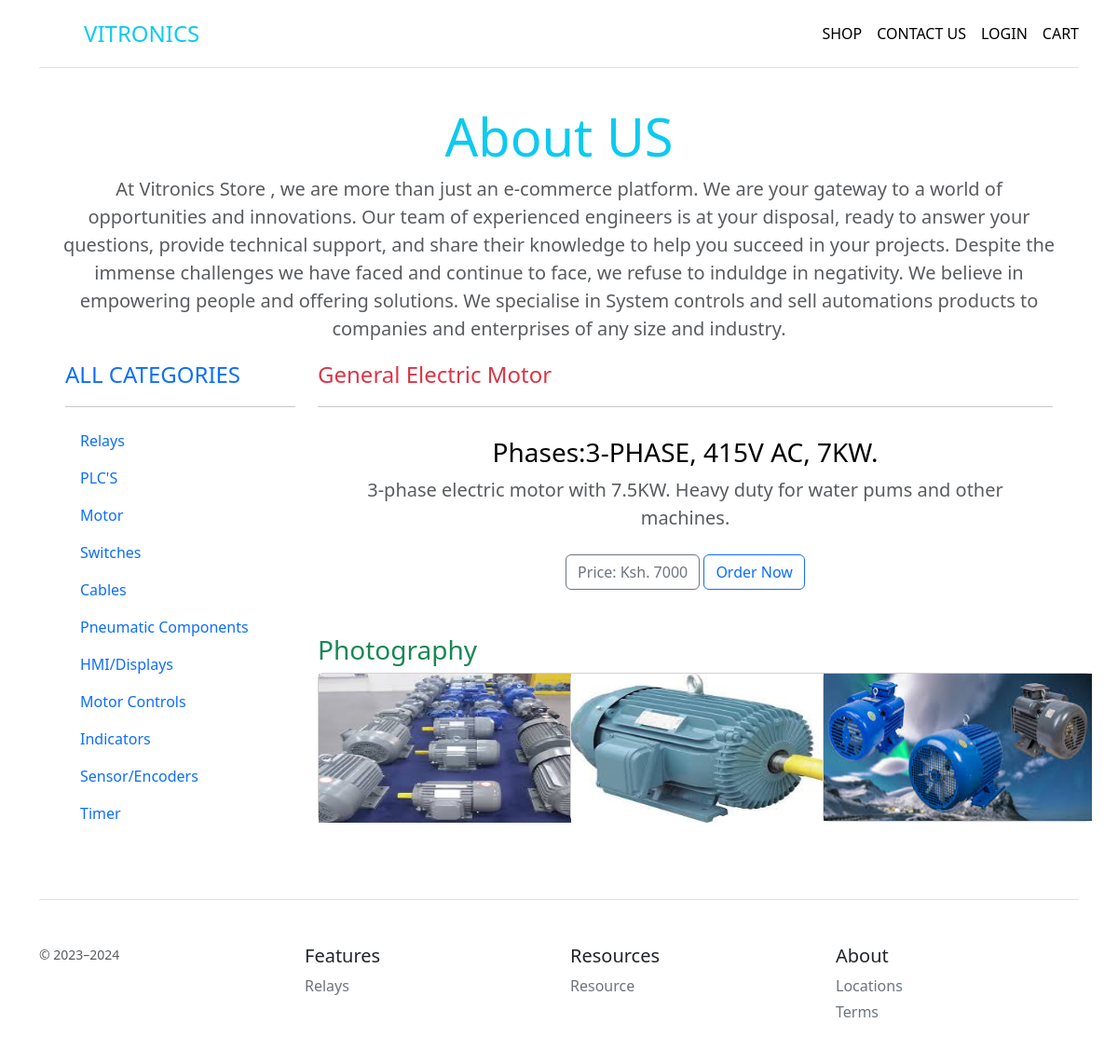
Page /store/product/4 on the earlier database version.
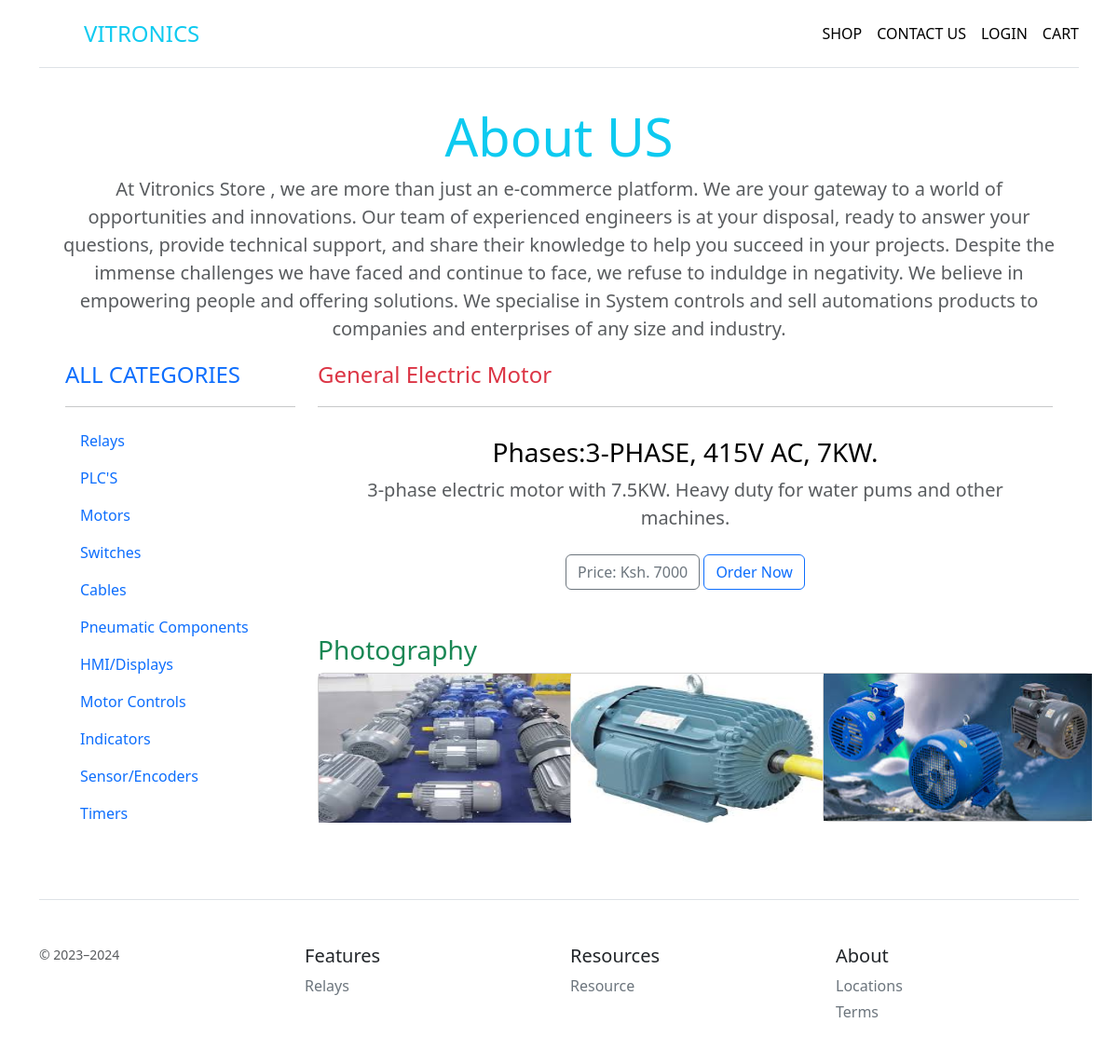
Same page on the later database version.
### store/models.py (models this page shows, shortened)
class Category(models.Model):
    name = models.CharField(max_length=100)
    type = models.CharField(max_length=100)
    created_on = models.DateTimeField(auto_now=True)

class Product(models.Model):
    name = models.CharField(max_length=100)
    manufacturer = models.CharField(max_length=100, null=True)
    category = models.ManyToManyField(Category)
    voltage_level = models.CharField(choices=VOLTAGE_LEVELS, max_length=20)
    voltage_type = models.CharField(choices=VOLTAGE_TYPE, max_length=10)
    phases = models.CharField(choices=PHASES, max_length=20)
    power = models.IntegerField()
    price = models.IntegerField()
    featured_product = models.BooleanField(default=False)
    available = models.BooleanField(default=True)
    description = models.TextField(max_length=500, null=True)
    photo = models.ImageField(upload_to="images/store/products_main", null=True)
    created_on = models.DateTimeField(auto_now=True)

class ProductImages(models.Model):
    product = models.ForeignKey(Product, default=None, on_delete=models.CASCADE)
    images = models.ImageField(upload_to="images/store/product")

### store/views.py (the view)
# urls.py: path("product/<int:id>", views.product_detail, name='product-detail'),
def product_detail(request, id: int):
    categories = Category.objects.all()
    product = []
    try:
        product = get_object_or_404(Product, id=id)
        photos = ProductImages.objects.filter(product=product)
        context = {
            'product': product,
            'photos': photos,
            'categories': categories,
        }
        return render(request, 'product-detail.html', context)
    except:
        context = {
            'product': product,
            'categories': categories,
        }
        return render(request, 'product-detail.html', context)

### store/templates/product-detail.html
{% extends "home.html"%} {% block home %} {% if not product %}
<div class="col-9">
  <a
    href=""
    class="d-flex align-items-center mb-3 mb-md-0 me-md-auto text-decoration-none"
  >
    <span class="fs-4 text-danger all-p">Product not Available</span>
  </a>
  <hr />
  <div class="pricing-header p-3 pb-md-4 mx-auto text-center">
    <h3 class="fw-normal text-danger">Kindly select an item form our list.</h3>
  </div>
</div>
{% else %}
<div class="col-9">
  <a
    href=""
    class="d-flex align-items-center mb-3 mb-md-0 me-md-auto text-decoration-none"
  >
    <span class="fs-4 text-danger all-p"
      >{{product.manufacturer}} {{product.name}}</span
    >
  </a>
  <hr />
  <div class="pricing-header p-3 pb-md-4 mx-auto text-center">
    <h3 class="fw-normal text-body-emphasis">
      Phases:{{product.phases}}, {{product.voltage_level}}V
      {{product.voltage_type}}, {{product.power}}KW.
    </h3>
    <p class="fs-5 text-body-secondary">{{product.description}}</p>
    <p>
      <a
        href="#"
        class="btn btn-outline-secondary my-2"
        disabled
        >Price: Ksh. {{product.price}}</a
      >
      <a
        href="#"
        class="btn btn-outline-primary my-2"
        >Order Now</a
      >
    </p>
  </div>
  <div class="text-start">
    <h3 class="fw-normal text-success">Photography</h3>
  </div>
  <div class="row row-cols-1 row-cols-lg-3 align-items-start g-4">
    <div class="col">
      <div
        class="card"
        style="width: 18rem; height: 10rem"
      >
        <img
          src="{{product.photo.url}}"
          class="product-image"
          style="width: 18rem; height: 10rem"
          alt="..."
        />
      </div>
    </div>
    {% if photos %} {% for image in photos %}
    <div class="col">
      <div
        class="card"
        style="width: 18rem; height: 10rem"
      >
        <img
          src="{{image.images.url}}"
          class="product-image"
          style="width: 18rem; height: 10rem"
          alt="..."
        />
      </div>
    </div>
    {% endfor %} {% endif %}
  </div>
</div>
{% endif %} {% endblock home %}

### store/templates/home.html (shortened to what this page needs)
{% extends "nav-bar.html" %} {% block body %} {% load static %}
<div class="pricing-header p-3 pb-md-4 mx-auto text-center">
  <h1 class="display-4 fw-normal text-info">About US</h1>
  <p class="fs-5 text-body-secondary">
    At Vitronics Store , we are more than just an e-commerce platform. We are
    your gateway to a world of opportunities and innovations. Our team of
    experienced engineers is at your disposal, ready to answer your questions,
    provide technical support, and share their knowledge to help you succeed in
    your projects. Despite the immense challenges we have faced and continue to
    face, we refuse to induldge in negativity. We believe in empowering people
    and offering solutions. We specialise in System controls and sell
    automations products to companies and enterprises of any size and industry.
  </p>
  <div class="container-fluid">
    <div class="row">
      <div class="col-3">
        <a
          href="{% url "home" %}"
          class="d-flex align-items-center mb-3 mb-md-0 me-md-auto text-decoration-none"
        >
          <span class="fs-4">ALL CATEGORIES</span>
        </a>
        <hr />
        <ul class="nav nav-pills flex-column mb-auto">
          {% for category in categories %}
          <li>
            <a
              href="{% url "filtered" category.id %}"
              class="nav-link text-start"
            >
              {{category.name}}
            </a>
          </li>
          {% endfor %}
        </ul>
      </div>
      {% block home %}{% endblock home %}
    </div>
  </div>
</div>
{% endblock body %}

### store/templates/nav-bar.html
{% extends "store-base.html" %} {% block nav %} {% load static %}
<div class="container py-3">
  <div
    class="d-flex flex-column flex-md-row align-items-center pb-3 mb-4 border-bottom"
  >
    <a
      href="{% url "home" %}"
      class="d-flex align-items-center link-body-emphasis text-decoration-none"
    >
      <svg
        xmlns="#"
        width="40"
        height="32"
        class="me-2"
        viewBox="0 0 118 94"
        role="img"
      >
        <title>Vitronics</title>
        <path></path>
      </svg>
      <span class="fs-4 text-info">VITRONICS</span>
    </a>
    <nav class="d-inline-flex mt-2 mt-md-0 ms-md-auto">
      <a
        class="me-3 py-2 link-body-emphasis text-decoration-none"
        href="#"
        >SHOP</a
      >
      <a
        class="me-3 py-2 link-body-emphasis text-decoration-none"
        href="#"
        >CONTACT US</a
      >
      <a
        class="me-3 py-2 link-body-emphasis text-decoration-none"
        href="#"
        >LOGIN</a
      >
      <a
        class="py-2 link-body-emphasis text-decoration-none"
        href="#"
        >CART</a
      >
    </nav>
  </div>
  {% block body %}{% endblock body %}
  <footer class="pt-4 my-md-5 pt-md-5 border-top">
    <div class="row">
      <div class="col-12 col-md">
        <small class="d-block mb-3 text-body-secondary">© 2023–2024</small>
      </div>
      <div class="col-6 col-md">
        <h5>Features</h5>
        <ul class="list-unstyled text-small">
          <li class="mb-1">
            <a
              class="link-secondary text-decoration-none"
              href="#"
              >Relays</a
            >
          </li>
        </ul>
      </div>
      <div class="col-6 col-md">
        <h5>Resources</h5>
        <ul class="list-unstyled text-small">
          <li class="mb-1">
            <a
              class="link-secondary text-decoration-none"
              href="#"
              >Resource</a
            >
          </li>
        </ul>
      </div>
      <div class="col-6 col-md">
        <h5>About</h5>
        <ul class="list-unstyled text-small">
          <li class="mb-1">
            <a
              class="link-secondary text-decoration-none"
              href="#"
              >Locations</a
            >
          </li>
          <li class="mb-1">
            <a
              class="link-secondary text-decoration-none"
              href="#"
              >Terms</a
            >
          </li>
        </ul>
      </div>
    </div>
  </footer>
</div>
{% endblock nav %}

### store/templates/store-base.html (shortened to what this page needs)
{% load static %}
<!DOCTYPE html>
<html lang="eng">
  <head>
    <link
      href="https://cdn.jsdelivr.net/npm/bootstrap@5.3.3/dist/css/bootstrap.min.css"
      rel="stylesheet"
    />
    <link
      rel="stylesheet"
      href="{% static 'css/style.css'%}"
    />
  </head>
  {% block nav %} {% endblock nav %} {% comment %} Bootstrap js {% endcomment %}
</html>

Differences in the rows shown:
changed Category: name "Motor" → "Motors"
changed Category: name "Timer" → "Timers"
